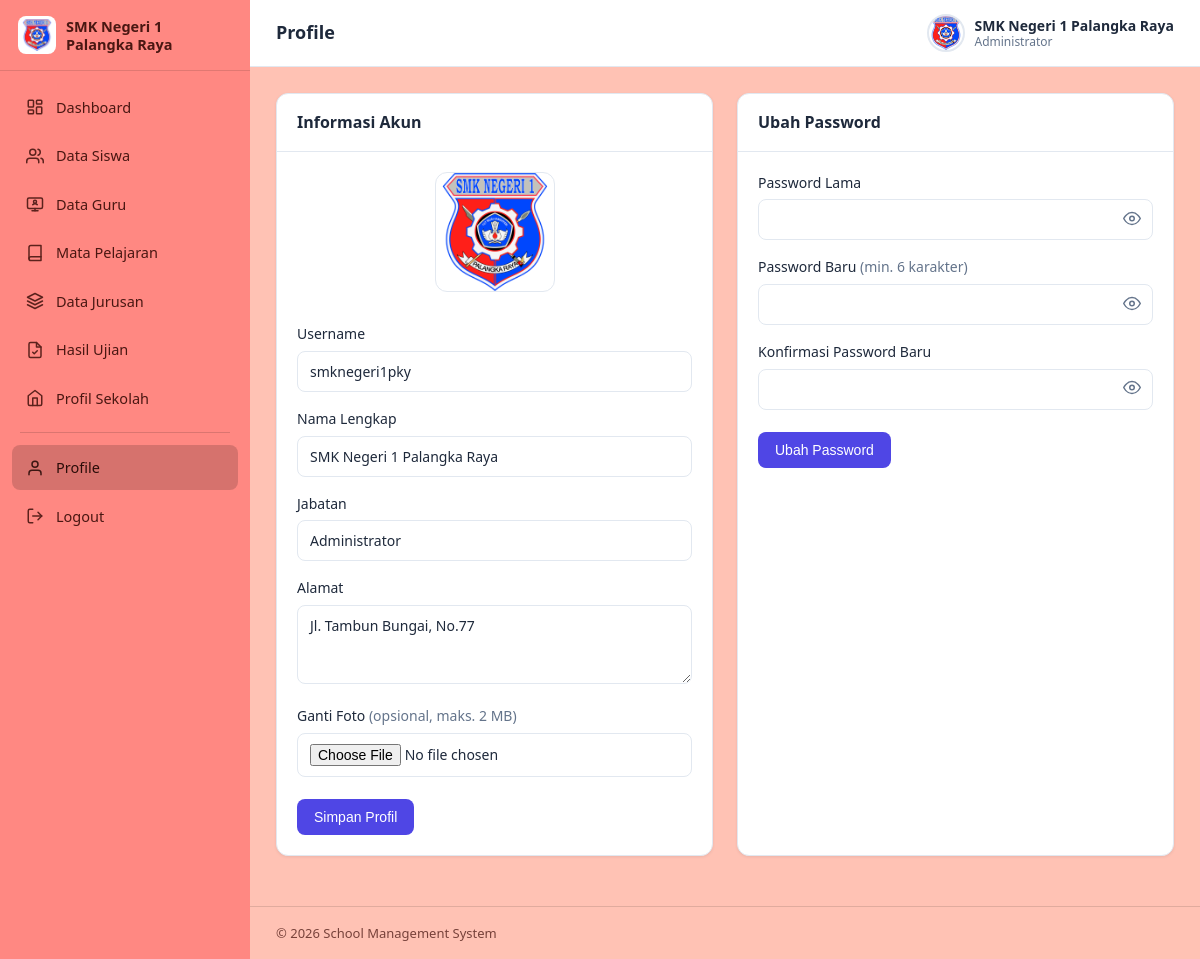
Screenshot of /web_sekolah/pages/profile.php (signed in) with the database file from the repository.
### tables this page shows
CREATE TABLE `tbl_user` (
  `id` int(11) NOT NULL AUTO_INCREMENT,
  `username` varchar(50) NOT NULL,
  `password` varchar(256) NOT NULL,
  `nama` varchar(128) NOT NULL,
  `alamat` varchar(128) NOT NULL,
  `jabatan` varchar(128) NOT NULL,
  `foto` varchar(128) NOT NULL,
  PRIMARY KEY (`id`)
);

### web_sekolah/includes/functions.php (called while the page is built, shortened)
<?php
function e(?string $s): string
{
    return htmlspecialchars((string)$s, ENT_QUOTES, 'UTF-8');
}
function foto_url(string $foto): string
{
    if ($foto && is_file(UPLOAD_DIR . $foto)) {
        return UPLOAD_URL . rawurlencode($foto);
    }
    return BASE_URL . '/assets/img/avatar.svg';
}

### web_sekolah/includes/auth.php (called while the page is built, shortened)
<?php
function current_user(): ?array
{
    return $_SESSION['user'] ?? null;
}

### web_sekolah/pages/profile.php (the view, shortened to what this page needs)
<?php
require_once __DIR__ . '/../includes/auth.php';
require_once __DIR__ . '/../includes/functions.php';
$pdo = db();
$page_title = 'Profile';
$u = current_user();
$stmt = $pdo->prepare('SELECT * FROM tbl_user WHERE id = ?');
$stmt->execute([$u['id']]);
$user = $stmt->fetch();
include __DIR__ . '/../includes/header.php';
?>
<div class="grid-2">
    <div class="card">
        <div class="card-header"><span class="card-title">Informasi Akun</span></div>
        <div class="card-body">
            <form method="post" enctype="multipart/form-data">
                <div class="form-group" style="text-align:center">
                    <img class="detail-photo" src="<?= foto_url($user['foto']) ?>" alt="Foto profil" style="margin:0 auto 10px">
                </div>
                <div class="form-group">
                    <label for="username">Username</label>
                    <input type="text" id="username" name="username" required maxlength="50" value="<?= e($user['username']) ?>">
                </div>
                <div class="form-group">
                    <label for="nama">Nama Lengkap</label>
                    <input type="text" id="nama" name="nama" required maxlength="128" value="<?= e($user['nama']) ?>">
                </div>
                <div class="form-group">
                    <label for="jabatan">Jabatan</label>
                    <input type="text" id="jabatan" name="jabatan" maxlength="128" value="<?= e($user['jabatan']) ?>">
                </div>
                <div class="form-group">
                    <label for="alamat">Alamat</label>
                    <textarea id="alamat" name="alamat" rows="3" maxlength="128"><?= e($user['alamat']) ?></textarea>
                </div>
                <div class="form-group">
                    <label for="foto">Ganti Foto <span class="text-muted">(opsional, maks. 2 MB)</span></label>
                    <input type="file" id="foto" name="foto" accept="image/*">
                </div>
                <div class="form-actions">
                    <button type="submit" class="btn btn-primary">Simpan Profil</button>
                </div>
            </form>
        </div>
    </div>
    <div class="card">
        <div class="card-header"><span class="card-title">Ubah Password</span></div>
        <div class="card-body">
            <form method="post">
                <div class="form-group">
                    <label for="old_password">Password Lama</label>
                    <div class="input-password">
                        <input type="password" id="old_password" name="old_password" required>
                        <button type="button" class="toggle-pw" data-target="old_password" aria-label="Tampilkan">
                            <svg viewBox="0 0 24 24" width="18" height="18" fill="none" stroke="currentColor" stroke-width="2" stroke-linecap="round" stroke-linejoin="round"><path d="M1 12s4-8 11-8 11 8 11 8-4 8-11 8-11-8-11-8z"/><circle cx="12" cy="12" r="3"/></svg>
                        </button>
                    </div>
                </div>
                <div class="form-group">
                    <label for="new_password">Password Baru <span class="text-muted">(min. 6 karakter)</span></label>
                    <div class="input-password">
                        <input type="password" id="new_password" name="new_password" required minlength="6">
                        <button type="button" class="toggle-pw" data-target="new_password" aria-label="Tampilkan">
                            <svg viewBox="0 0 24 24" width="18" height="18" fill="none" stroke="currentColor" stroke-width="2" stroke-linecap="round" stroke-linejoin="round"><path d="M1 12s4-8 11-8 11 8 11 8-4 8-11 8-11-8-11-8z"/><circle cx="12" cy="12" r="3"/></svg>
                        </button>
                    </div>
                </div>
                <div class="form-group">
                    <label for="confirm_password">Konfirmasi Password Baru</label>
                    <div class="input-password">
                        <input type="password" id="confirm_password" name="confirm_password" required minlength="6">
                        <button type="button" class="toggle-pw" data-target="confirm_password" aria-label="Tampilkan">
                            <svg viewBox="0 0 24 24" width="18" height="18" fill="none" stroke="currentColor" stroke-width="2" stroke-linecap="round" stroke-linejoin="round"><path d="M1 12s4-8 11-8 11 8 11 8-4 8-11 8-11-8-11-8z"/><circle cx="12" cy="12" r="3"/></svg>
                        </button>
                    </div>
                </div>
                <div class="form-actions">
                    <button type="submit" class="btn btn-primary">Ubah Password</button>
                </div>
            </form>
        </div>
    </div>
</div>
<?php include __DIR__ . '/../includes/footer.php'; ?>

### web_sekolah/includes/topbar.php (shortened to what this page needs)
<?php
$_tbUser = current_user();
?>
<header class="topbar">
    <h2 class="topbar-title"><?= e($page_title ?? '') ?></h2>
    <div class="topbar-user">
        <img src="<?= foto_url($_tbUser['foto'] ?? '') ?>" alt="Foto profil" class="topbar-avatar">
        <div class="topbar-user-info">
            <span class="topbar-name"><?= e($_tbUser['nama'] ?? '') ?></span>
            <span class="topbar-role"><?= e($_tbUser['jabatan'] ?? '') ?></span>
        </div>
    </div>
</header>

### web_sekolah/assets/css/style.css (style rules this page uses)
:root { --primary: #4f46e5; --primary-dark: #4338ca; --primary-light: #eef2ff; --success: #16a34a; --success-light: #dcfce7; --danger: #dc2626; --danger-light: #fee2e2; --warning: #d97706; --warning-light: #fef3c7; --info: #0284c7; --info-light: #e0f2fe; --sidebar-bg: #ff8882; --sidebar-hover: rgba(0,0,0,.08); --sidebar-active: rgba(0,0,0,.16); --sidebar-text: #4a1712; --text: #1e293b; --text-muted: #64748b; --border: #e2e8f0; --bg: #ffc2b4; --card: #ffffff; --radius: 12px; --shadow: 0 1px 3px rgba(15, 23, 42, .08); --shadow-lg: 0 10px 25px rgba(15, 23, 42, .12); --sidebar-w: 250px; }
* { margin: 0; padding: 0; box-sizing: border-box; }
body { font-family: "Segoe UI", system-ui, -apple-system, Roboto, "Helvetica Neue", Arial, sans-serif; background: var(--bg); color: var(--text); font-size: 14.5px; line-height: 1.55; }
img { max-width: 100%; }
.topbar { position: sticky; top: 0; z-index: 50; display: flex; align-items: center; gap: 16px; padding: 14px 26px; background: var(--card); border-bottom: 1px solid var(--border); }
.topbar-title { font-size: 18px; font-weight: 600; flex: 1; }
.topbar-user { display: flex; align-items: center; gap: 10px; }
.topbar-avatar { width: 38px; height: 38px; border-radius: 50%; object-fit: cover; border: 2px solid var(--border); }
.topbar-user-info { display: flex; flex-direction: column; line-height: 1.25; }
.topbar-name { font-weight: 600; font-size: 14px; }
.topbar-role { font-size: 12px; color: var(--text-muted); }
.card { background: var(--card); border: 1px solid var(--border); border-radius: var(--radius); box-shadow: var(--shadow); margin-bottom: 24px; }
.card-header { display: flex; align-items: center; justify-content: space-between; flex-wrap: wrap; gap: 10px; padding: 16px 20px; border-bottom: 1px solid var(--border); }
.card-title { font-size: 16px; font-weight: 600; }
.card-body { padding: 20px; }
.grid-2 { display: grid; grid-template-columns: 1fr 1fr; gap: 24px; }
.btn { display: inline-flex; align-items: center; gap: 7px; padding: 9px 16px; border: 1px solid transparent; border-radius: 8px; font-size: 14px; font-weight: 500; cursor: pointer; transition: background .15s, border .15s; white-space: nowrap; }
.btn-primary { background: var(--primary); color: #fff; }
.form-group { margin-bottom: 16px; }
.form-group label { display: block; margin-bottom: 6px; font-weight: 500; font-size: 14px; }
.form-control, .form-group input, .form-group select, .form-group textarea { width: 100%; padding: 10px 12px; border: 1px solid var(--border); border-radius: 8px; font-size: 14px; font-family: inherit; background: #fff; color: var(--text); transition: border .15s, box-shadow .15s; }
.form-actions { display: flex; gap: 10px; margin-top: 22px; }
.input-password { position: relative; }
.input-password input { padding-right: 44px; }
.toggle-pw { position: absolute; right: 6px; top: 50%; transform: translateY(-50%); border: none; background: transparent; color: var(--text-muted); cursor: pointer; padding: 6px; }
.detail-photo { width: 120px; height: 120px; border-radius: 12px; object-fit: cover; border: 1px solid var(--border); }
.text-muted { color: var(--text-muted); }

### rows the page displays
tbl_user: foto (picture), nama "SMK Negeri 1 Palangka Raya", jabatan "Administrator", username "smknegeri1pky", alamat "Jl. Tambun Bungai, No.77"

### other values shown
$page_title "Profile"
APP_NAME "School Management System"
